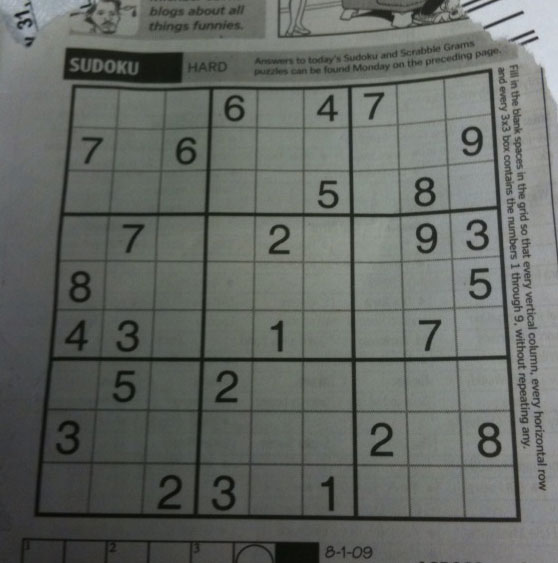
#> input picture notebooks/sudoku.png, 558 x 563 px
$ jupyter execute hough_lines.ipynb
#> lines starting #> are read from the running program, lines starting #| are printed output that depends on the picture
# Hough Lines

Lines can be detected in an image using Hough lines. OpenCV provides an HouhLines function in which you have to pass the threshold value. The threshold is the minimum vote for it to be considered a line. For a detailed overview, check the below code for complet­e implementation For line detection using Hough lines in OpenCV. For more information, check this [link](https://docs.opencv.org/3.4/d9/db0/tutorial_hough_lines.html).

[cell 1]
import cv2
import numpy as np
import matplotlib.pyplot as plt

# Load the image
image = cv2.imread('sudoku.png')
#> image is the input picture: shape (563, 558, 3); mean B, G, R 99.5, 104.1, 100
image = cv2.cvtColor(image, cv2.COLOR_BGR2RGB)
plt.figure(figsize=(20, 20))
# Grayscale
gray = cv2.cvtColor(image, cv2.COLOR_BGR2GRAY)
# Canny Edges
edges = cv2.Canny(gray, 100, 170, apertureSize = 3)
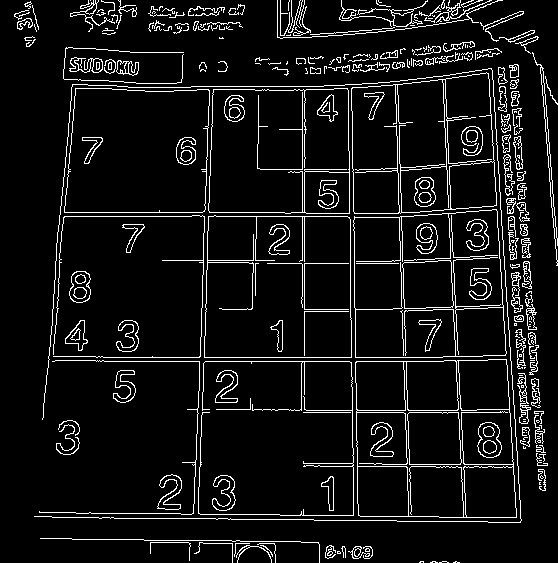
#> edges: shape (563, 558); 7.7% white in thin lines or dots
plt.subplot(2, 2, 1)
plt.title("edges")
plt.imshow(edges)
# Run HoughLines Fucntion
lines = cv2.HoughLines(edges, 1, np.pi/180, 200)
#> lines = 21 rows, first 8: [361, 1.57], [357, 1.57], [304, 0], [212, 0.0349], [216, 0.0349], [216, 1.57], [-349, 3.12], [212, 1.57]
# Run for loop through each line
for line in lines:
    rho, theta = line[0]
    a = np.cos(theta)
    b = np.sin(theta)
    x0 = a * rho
    y0 = b * rho
    x_1 = int(x0 + 1000 * (-b))
    y_1 = int(y0 + 1000 * (a))
    x_2 = int(x0 - 1000 * (-b))
    y_2 = int(y0 - 1000 * (a))
    cv2.line(image, (x_1, y_1), (x_2, y_2), (255, 0, 0), 2)
#> this loop made 21 passes
#> (rho, theta, a, b, x0, y0, x_1, y_1) on passes 1 to 12: (361, 1.57, -4.37e-08, 1, -1.58e-05, 361, -1000, 360), (357, 1.57, -4.37e-08, 1, -1.56e-05, 357, -1000, 356), (304, 0, 1, 0, 304, 0, 304, 1000), (212, 0.0349, 0.999, 0.0349, 211.9, 7.4, 176, 1006), (216, 0.0349, 0.999, 0.0349, 215.9, 7.54, 180, 1006), (216, 1.57, -4.37e-08, 1, -9.44e-06, 216, -1000, 215), (-349, 3.12, -1, 0.0175, 348.9, -6.09, 331, -1005), (212, 1.57, -4.37e-08, 1, -9.27e-06, 212, -1000, 211), (-393, 3.11, -0.999, 0.0349, 392.8, -13.72, 357, -1013), (-436, 3.09, -0.999, 0.0523, 435.4, -22.82, 383, -1021), (-345, 3.12, -1, 0.0175, 344.9, -6.02, 327, -1005), (-497, 3.07, -0.998, 0.0698, 495.8, -34.67, 426, -1032)
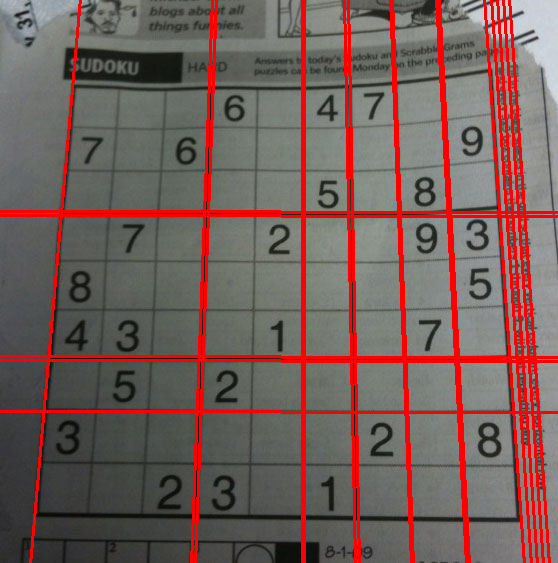
#> image: shape (563, 558, 3); mean R, G, B 117.5, 93.9, 89.8
# Show Final output
plt.subplot(2, 2, 2)
plt.imshow(image)
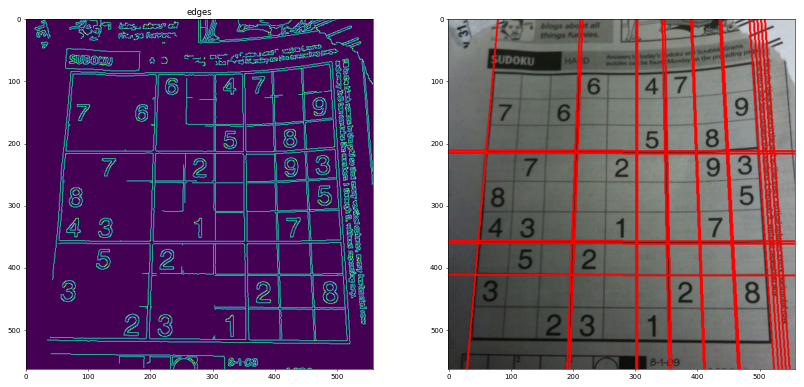
#> figure drawn by matplotlib, 2 panels
